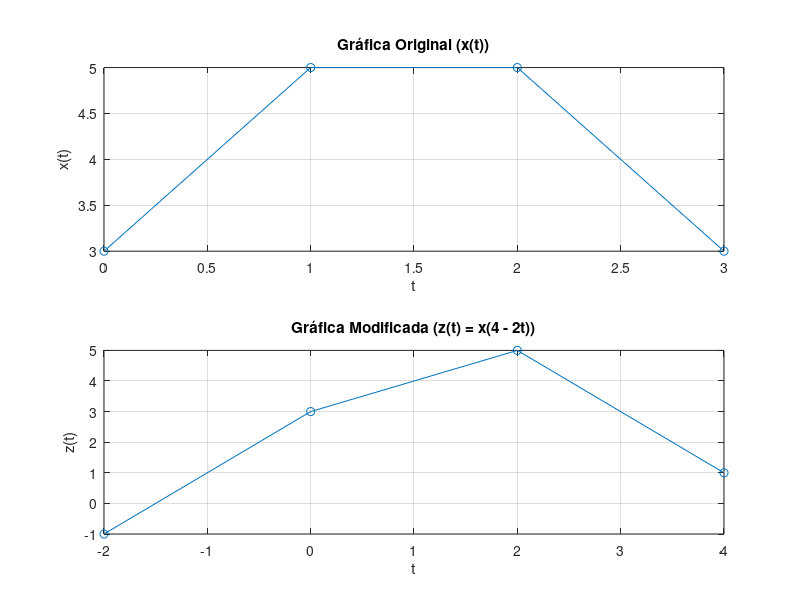

Recreate this plot in MATLAB.
%% EJERCICIO 1: DESARROLLAR UN PROGRAMA QUE GRÁFIQUE 
% LAS SIGUIENTES FUNCIONES

%% EJERCICIO 1 - INCISO A)
x = [0, 2, 4, 8];
y = [3, 5, 5, 3];
plot(x, y, 'o-'); 
grid on; 
xlabel('t');
ylabel('x(t)');
title('Gráfica 1, Inciso a)');

%% EJERCICIO 1 - INCISO B)
frecuencia = input('Introduce la frecuencia de la onda senoidal: ');
amplitud = input('Introduce la amplitud de la onda senoidal: ');
t = linspace(0, 10, 100);
y = amplitud * sin(2 * pi * frecuencia * t);
plot(t, y, 'b-');
grid on;
xlabel('Tiempo');
ylabel('Amplitud');
title('Gráfica 2. Inciso b)');

%% EJERCICIO 1 - INCISO C)
n = -3:2; 
x = [2, 5, 3, 6, 8, 4]; 
stem(n, x, 'o-'); 
grid on;
xlabel('n');
ylabel('x[n]');
title('Gráfica 3, Inciso c - x[n]');


%% EJERCICIO 2 hacer un programa que muestre cada una de 
% las operaciones siguientes (para cada inciso debes mostrar la gráfica original y la gráfica modificada).


%% INCISO a) y(t)= K*x(t) (para K entero)
x = [0, 2, 4, 8];
y = [3, 5, 5, 3];
subplot(2, 1, 1); 
plot(x, y, 'o-'); 
grid on; 
xlabel('t');
ylabel('x(t)');
title('Gráfica 1 - (x(t))');
K = input('Ingrese un valor entero para K: ');
y_modificado = K * x;
subplot(2, 1, 2);
plot(x, y_modificado, 'o-'); 
grid on; 
xlabel('t');
ylabel('y(t)');
title(['Gráfica Modificada (y(t) = ', num2str(K), ' * x(t))']);
spacing = 0.05;
subplotSpacing = 0.05;
set(gcf,'Position',[100,100,800,600])
set(gcf, 'DefaultAxesPosition', [0.1, 0.6, 0.8, 0.3])

%% INCISO a) y(t)= K*x(t) K para fraccionario

x = [0, 2, 4, 8];
y = [3, 5, 5, 3];

subplot(2, 1, 1); 
plot(x, y, 'o-'); 
grid on; 
xlabel('t');
ylabel('x(t)');
title('Gráfica Original (x(t))');
K = input('Introduce un valor fraccionario para K: ');
y_modificado = K * x;
subplot(2, 1, 2); 
plot(x, y_modificado, 'o-'); 
grid on; 
xlabel('t');
ylabel('y(t)');
title(['Gráfica Modificada (y(t) = ', num2str(K), ' * x(t))']);
spacing = 0.05;
subplotSpacing = 0.05;
set(gcf,'Position',[100,100,800,600])
set(gcf, 'DefaultAxesPosition', [0.1, 0.6, 0.8, 0.3])



%% INCISO B g(t)=x(-t)

x = [0, 2, 4, 8];
gt = fliplr(x);
t = -3:0;
plot(t, gt, 'o-');
grid on;
xlabel('t');
ylabel('g(t)');
title('Gráfica (g(t) = x(-t))');


%% INCISO C  p(t)=x(2t)

x = [0, 2, 4, 8];
tOriginal = 0:3;
t_comprimido = 0:1.5;
p_t = interp1(tOriginal, x, t_comprimido);
plot(t_comprimido, p_t, 'o-');
grid on;
xlabel('t');
ylabel('p(t)');
title('Gráfica (p(t) = x(2t))');

%% INCISO D h(t)=x(t+5)

x = [0, 2, 4, 8];
y = [3, 5, 5, 3];
subplot(2, 1, 1); 
grid on; 
xlabel('t');
ylabel('x(t)');
title('Gráfica Original (x(t))');
t_original = 0:3;
t_desplazado = t_original - 5;
h_t = interp1(t_original, y, t_desplazado, 'linear', 'extrap');

subplot(2, 1, 2); 
plot(t_desplazado, h_t, 'o-'); 
grid on; 
xlabel('t');
ylabel('h(t)');
title('Gráfica Modificada h(t) = x(t + 5)');
spacing = 0.05;
subplotSpacing = 0.05;
set(gcf,'Position',[100,100,800,600])
set(gcf, 'DefaultAxesPosition', [0.1, 0.6, 0.8, 0.3])

%% INCISO D s(t)= x(t-2)
x_original = [0, 2, 4, 8];
y_original = [3, 5, 5, 3];

t = 0:3;
t_desplazado = t + 2;

s_t = interp1(t, y_original, t_desplazado, 'linear', 'extrap');
plot(t, y_original, 'o-', t_desplazado, s_t, 'o-');
grid on;
xlabel('t');
ylabel('Amplitud');
legend('x(t) original', 's(t) = x(t - 2)');
title('Comparación entre x(t) y s(t)');

%% INCISO E

x = [0, 2, 4, 8];
y = [3, 5, 5, 3];
t_original = 0:3;
t_modificado = (4 - 2 * t_original);
z_t = interp1(t_original, y, t_modificado, 'linear', 'extrap');

subplot(2, 1, 1);
plot(t_original, y, 'o-'); 
grid on; 
xlabel('t');
ylabel('x(t)');
title('Gráfica Original (x(t))');
subplot(2, 1, 2); 
plot(t_modificado, z_t, 'o-'); 
grid on; 
xlabel('t');
ylabel('z(t)');
title('Gráfica Modificada (z(t) = x(4 - 2t))');


spacing = 0.05;
subplotSpacing = 0.05;
set(gcf,'Position',[100,100,800,600])
set(gcf, 'DefaultAxesPosition', [0.1, 0.6, 0.8, 0.3])
